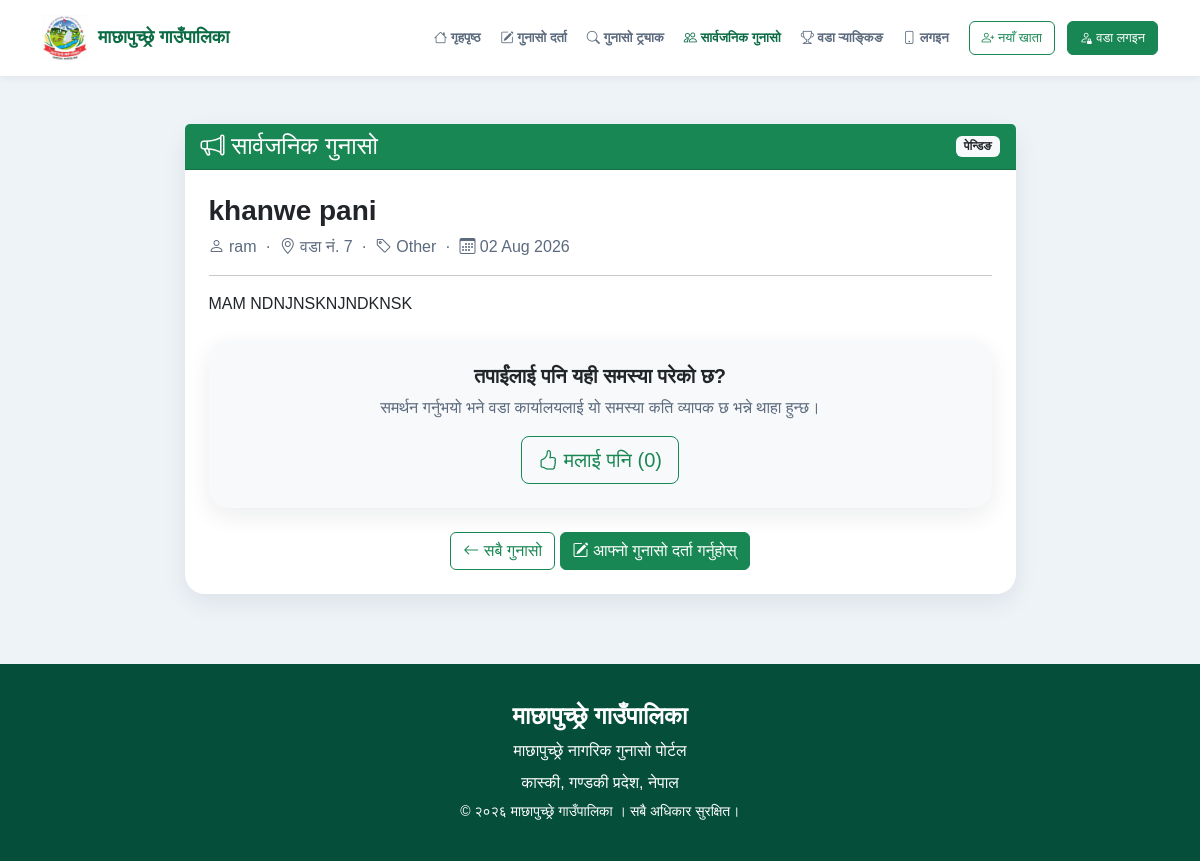
/complaints/public/35/, run on the app's committed database.
### complaint/models.py (models this page shows, shortened)
class Complaint(models.Model):
    complaint_id = models.CharField(
        max_length=20,
        unique=True,
        blank=True
    )
    citizen_name = models.CharField(max_length=100)
    phone = models.CharField(max_length=15)
    address = models.CharField(
        max_length=200,
        blank=True
    )
    ward = models.IntegerField(choices=WARD_CHOICES)
    category = models.CharField(
        max_length=50,
        choices=CATEGORY_CHOICES
    )
    priority = models.CharField(
        max_length=20,
        choices=PRIORITY_CHOICES,
        default="Medium"
    )
    subject = models.CharField(max_length=200)
    description = models.TextField()
    image = models.ImageField(
        upload_to="complaints/",
        blank=True,
        null=True
    )
    status = models.CharField(
        max_length=20,
        choices=STATUS_CHOICES,
        default="Pending"
    )
    reply = models.TextField(
        blank=True,
        null=True
    )
    created_at = models.DateTimeField(auto_now_add=True)
    resolved_at = models.DateTimeField(
        blank=True,
        null=True
    )
    citizen_confirmed = models.BooleanField(
        null=True,
        blank=True,
        default=None
    )
    confirmed_at = models.DateTimeField(
        blank=True,
        null=True
    )
    dispute_reason = models.TextField(
        blank=True
    )
    is_public = models.BooleanField(default=True)
    show_name = models.BooleanField(default=False)
    hidden_by_office = models.BooleanField(default=False)
    hidden_reason = models.CharField(
        max_length=200,
        blank=True
    )
    @property
    def public_author(self):
        if self.show_name and self.citizen_name:
            return self.citizen_name
        return "अज्ञात नागरिक"
    class Meta:
        ordering = ["-created_at"]

### complaint/views.py (the view)
def public_complaint_detail(request, pk):
    complaint = get_object_or_404(public_complaint_queryset(), pk=pk)
    already_upvoted = upvotes_by_visitor(request).filter(
        complaint=complaint
    ).exists()
    return render(
        request,
        "complaint/public_complaint_detail.html",
        {
            "complaint": complaint,
            "already_upvoted": already_upvoted,
            "active_nav": "public",
        }
    )

### complaint/context_processors.py (called while the page is built)
def citizen(request):
    from .views import get_logged_in_citizen
    return {
        "current_citizen": get_logged_in_citizen(request),
    }

### complaint/views.py (called while the page is built, shortened)
def public_complaint_queryset():
    return Complaint.objects.filter(
        is_public=True,
        hidden_by_office=False
    ).annotate(
        upvote_count=Count("upvotes")
    )

def upvotes_by_visitor(request):
    session_key = request.session.session_key
    citizen = get_logged_in_citizen(request)
    if not session_key and not citizen:
        return Upvote.objects.none()

def get_logged_in_citizen(request):
    citizen_id = request.session.get("citizen_id")
    if not citizen_id:
        return None
    return Citizen.objects.filter(id=citizen_id).first()

### complaint/templates/complaint/public_complaint_detail.html (shortened to what this page needs)
{% extends "base.html" %}
{% block content %}
<div class="container mt-5">
<div class="row justify-content-center">
<div class="col-lg-9">
<div class="card">
<div class="card-header bg-success text-white d-flex justify-content-between align-items-center">
<h4 class="mb-0">
<i class="bi bi-megaphone"></i>
सार्वजनिक गुनासो
</h4>
{% if complaint.status == "Resolved" %}
<span class="badge bg-light text-success">समाधान भयो</span>
{% elif complaint.status == "In Progress" %}
<span class="badge bg-light text-primary">प्रक्रियामा</span>
{% else %}
<span class="badge bg-light text-dark">पेन्डिङ</span>
{% endif %}
</div>
<div class="card-body p-4">
<h3 class="fw-bold">{{ complaint.subject }}</h3>
<p class="text-muted">
<i class="bi bi-person"></i> {{ complaint.public_author }}
&nbsp;·&nbsp;
<i class="bi bi-geo-alt"></i> वडा नं. {{ complaint.ward }}
&nbsp;·&nbsp;
<i class="bi bi-tag"></i> {{ complaint.category }}
&nbsp;·&nbsp;
<i class="bi bi-calendar3"></i> {{ complaint.created_at|date:"d M Y" }}
</p>
<hr>
<p class="fs-5">{{ complaint.description|linebreaks }}</p>
<div class="card bg-light border-0 my-4">
<div class="card-body text-center p-4">
<h5 class="fw-bold">
तपाईंलाई पनि यही समस्या परेको छ?
</h5>
<p class="text-muted">
समर्थन गर्नुभयो भने वडा कार्यालयलाई यो समस्या कति व्यापक छ भन्ने थाहा हुन्छ।
</p>
<form method="POST" action="{% url 'upvote_complaint' complaint.id %}">
<button type="submit"
class="btn btn-lg {% if already_upvoted %}btn-success{% else %}btn-outline-success{% endif %}">
<i class="bi bi-hand-thumbs-up{% if already_upvoted %}-fill{% endif %}"></i>
{% if already_upvoted %}
मैले समर्थन गरें ({{ complaint.upvote_count }})
{% else %}
मलाई पनि ({{ complaint.upvote_count }})
{% endif %}
</button>
</form>
</div>
</div>
<div class="text-center mt-4">
<a href="{% url 'public_complaints' %}" class="btn btn-outline-success">
<i class="bi bi-arrow-left"></i> सबै गुनासो
</a>
<a href="{% url 'complaint_register' %}" class="btn btn-success">
<i class="bi bi-pencil-square"></i> आफ्नो गुनासो दर्ता गर्नुहोस्
</a>
</div>
</div>
</div>
</div>
</div>
</div>
{% endblock %}

### data on the page
Complaint: subject "khanwe pani", public_author "ram", ward "7", category "Other", created_at "02 Aug 2026", description "MAM NDNJNSKNJNDKNSK", upvote_count "0"
